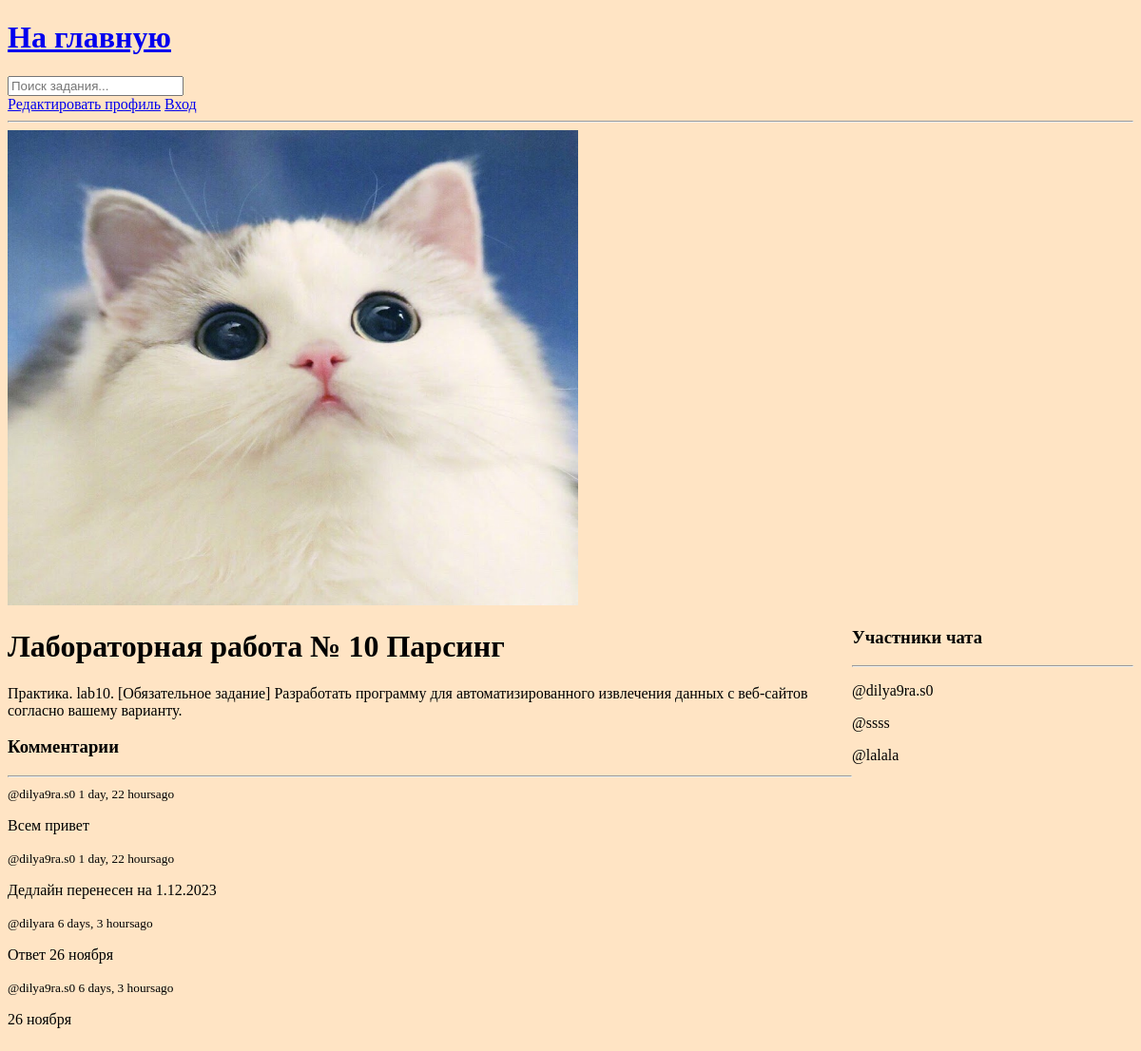
The app's page /task/1/, older data.
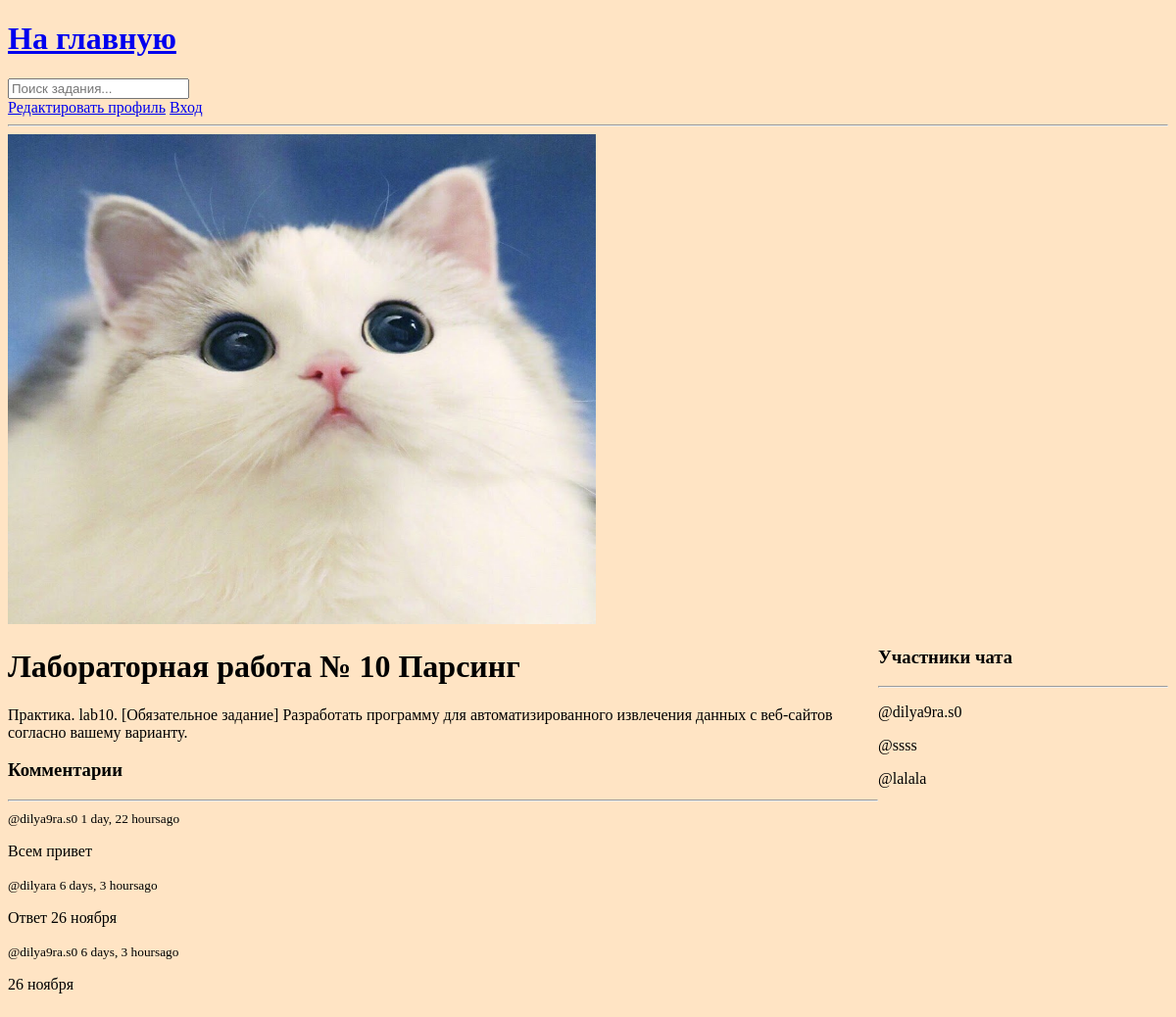
The same page, newer data.
### base/models.py (models this page shows, shortened)
class Message(models.Model):
    user=models.ForeignKey(User, on_delete=models.CASCADE)
    task=models.ForeignKey(Task, on_delete=models.CASCADE)
    body=models.TextField()
    updated = models.DateTimeField(auto_now=True)
    created=models.DateTimeField(auto_now_add=True)
    class Meta:
        ordering=['-updated','-created']

### base/views.py (the view, shortened to what this page needs)
# urls.py: path('task/<str:pk>/', views.task, name="task"),
def task(request, pk):
    task = Task.objects.get(id=pk)
    task_messages=task.message_set.all().order_by('-created')
    participants=task.participants.all()
    context = {'task': task, 'task_messages':task_messages, 'participants':participants}
    return render(request, 'base/task.html', context)

### base/templates/base/task.html (shortened to what this page needs)
{% extends 'main.html' %}
{% block content %}
<div class="task-container">
        <div>
        <h1>{{task.name}}</h1>
        <p>{{task.description}}</p>
        <div class="comment-wrapper">
            <h3>Комментарии</h3>
            <hr>
            {% for message in task_messages %}
                <div>
                    <small>@{{message.user}}  {{message.created|timesince}}ago </small>
                    <p>{{message.body}}</p>
                </div>
            {% endfor %}
        </div>
    </div>
    <div>
        <h3>Участники чата</h3>
        <hr>
        {% for user in participants %}
            <div>
                <p>@{{user.username}}</p>
            </div>
        {% endfor %}
    </div>
</div>
{% endblock %}

Row changes from the older to the newer data that the page shows:
removed Message: user "dilya9ra.s0", created "1 day, 22 hours", body "Дедлайн перенесен на 1.12.2023"
